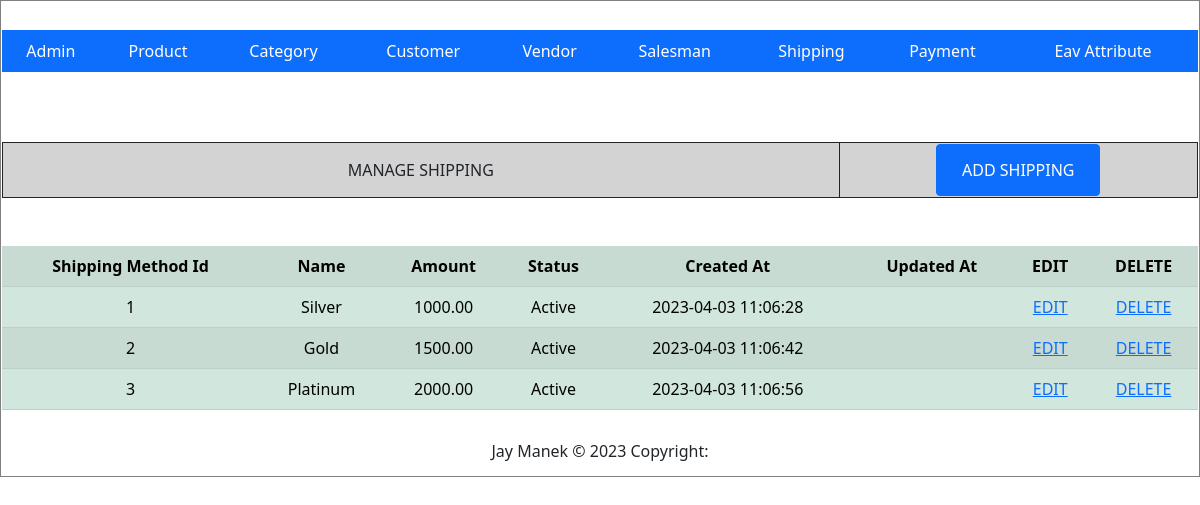
Page /index.php?c=shipping&a=grid on the committed database.
### tables this page shows
CREATE TABLE `shipping_method` (
  `shipping_method_id` int(11) NOT NULL,
  `name` varchar(255) NOT NULL,
  `amount` decimal(10,2) NOT NULL,
  `status` tinyint(4) NOT NULL,
  `created_at` datetime NOT NULL,
  `updated_at` datetime DEFAULT NULL
);

### Block/Core/Template.php (called while the page is built, shortened)
<?php
class Block_Core_Template extends Model_Core_View
{
	protected $children =  [];
	public function getChildren()
	{
		return $this->children;
	}
	public function addChild($key, $value)
	{
		$this->children[$key] = $value;
		return $this;
	}
}
?>

### Model/Core/View.php (called while the page is built, shortened)
<?php
class Model_Core_View
{
	protected $template = null;
	public function setTemplate($template)
	{
		$this->template = $template;
		return $this;
	}
	public function getTemplate()
	{
		return $this->template;
	}
	public function render()
	{
		require 'View' . DS . $this->getTemplate();
	}
	public function getUrl($action = null, $controller = null, $params = [], $resetParam = false)
	{
		return Ccc::getModel('Core_Url')->getUrl($action, $controller, $params, $resetParam);
	}
}
?>

### Controller/Shipping.php (called while the page is built, shortened)
<?php
class Controller_Shipping extends Controller_Core_Action
{
	public function gridAction()
	{
		try {
			$layout = $this->getLayout();
			$layout->addContent('grid', $layout->createBlock('Shipping_Grid'));
			$layout->render();
		} catch (Exception $e) {
		}
	}
}
?>

### Controller/Core/Front.php (called while the page is built, shortened)
<?php
class Controller_Core_Front
{
	public function init()
	{
		$request = Ccc::getModel('Core_Request');
		$controller = new $controllerClassName();
		$actionName = $request->getActionName().'Action';
		$controller->$actionName();
	}
}
?>

### Index.php (called while the page is built, shortened)
<?php
spl_autoload_register(function ($className) {
    $classPath = str_replace('_', '/', $className);
});
class Ccc
{
	public static function init()
	{
		$front = new Controller_Core_Front();
		$front->init();
	}
	public static function getModel($className)
	{
		return new $className();
	}
}
Ccc::init();
?>

### Model/Core/Url.php (called while the page is built, shortened)
<?php
class Model_Core_Url
{
	public function getUrl($action = null, $controller = null, $params = [], $resetParam = false)
	{
		$request = Ccc::getModel('Core_Request');
		$final = $request->getParams();
		if ($resetParam) {
			$final = [];
		}
		if ($controller) {
			$final['c'] = $controller;
		}
		else {
			$final['c'] = $request->getControllerName();
		}
		if ($action) {
			$final['a'] = $action;
		}
		else {
			$final['a'] = $request->getActionName();
		}
		if ($params) {
			$final = array_merge($final, $params);
		}
		$queryString = http_build_query($final);
		$url = $_SERVER['REQUEST_SCHEME'] . "://" . $_SERVER['HTTP_HOST'] . $_SERVER['SCRIPT_NAME'] . "?" . $queryString;
		return $url;
	}
}
?>

### Model/Core/Request.php (called while the page is built, shortened)
<?php
class Model_Core_Request
{
	public function getParams($key=null, $value=null)
	{
		if ($key == null) {
			return $_GET;
		}
		if (array_key_exists($key, $_GET)) {
			return $_GET[$key];
		}
		return $value;
	}
	public function getControllerName()
	{
		return $this->getParams('c', 'product');
	}
}
?>

### Model/Core/Table.php (called while the page is built, shortened)
<?php
class Model_Core_Table
{
	protected $data = [];
	protected $resource = null;
	public function setResourceClass($resourceClass)
	{
		return $this;
	}
	public function setResource($resource)
	{
		$this->resource = $resource;
		return $this;
	}
	public function getResource()
	{
		if ($this->resource) {
			return $this->resource;
		}
		$resource = new $this->resourceClass();
		return $resource;
	}
	public function setCollectionClass($collectionClass)
	{
		return $this;
	}
	public function setCollection($collection)
	{
		return $this;
	}
	public function getCollection()
	{
		$collection = new $this->collectionClass();
		return $collection;
	}
	public function __get($key)
	{
		if (array_key_exists($key, $this->data)) {
			return $this->data[$key];
		}
		return null;
	}
	public function setData($data)
	{
		$this->data = array_merge($this->data, $data);
		return $this;
	}
	public function fetchAll($query)
	{
		$result = $this->getResource()->fetchAll($query);
		$collection = $this->getCollection()->setData($result);
		return $collection;
	}
}
?>

### Block/Shipping/Grid.php (called while the page is built, shortened)
<?php
class Block_Shipping_Grid extends Block_Core_Template
{
	public function getShippings()
	{
		$query = "SELECT * FROM `shipping_method`";
		$shippings =  Ccc::getModel('Shipping')->fetchAll($query);
		return $shippings->getData();
	}
}
?>

### Model/Core/Adapter.php (called while the page is built, shortened)
<?php
class Model_Core_Adapter
{
	public $config = [
		'host' => 'localhost',
		'username' => 'root',
		'password' => '',
		'dbname' => 'newmvc-jaymanek'
	];
	public function connect(){
		$connect = mysqli_connect(
			$this->config['host'],
			$this->config['username'],
			$this->config['password'],
			$this->config['dbname']
		);
		return $connect;
	}
	public function fetchAll($query){
		$connect = $this->connect();
		$result = mysqli_query($connect, $query);
		if ($result->num_rows > 0) {
			return $result->fetch_all(MYSQLI_ASSOC);
		}
		return false;
	}
}
?>

### Model/Core/Table/Resource.php (called while the page is built, shortened)
<?php
class Model_Core_Table_Resource
{
	public function getAdapter()
	{
		$adapter = Ccc::getModel('Core_Adapter');
		return $adapter;
	}
	public function fetchAll($query)
	{
		return $this->getAdapter()->fetchAll($query);
	}
}
?>

### Model/Core/Table/Collection.php (called while the page is built, shortened)
<?php
class Model_Core_Table_Collection
{
	protected $data = [];
	public function setData($data)
	{
		$this->data = array_merge($this->data, $data);
		return $this;
	}
	public function getData()
	{
		return $this->data;
	}
}
?>

### Model/Shipping.php (called while the page is built, shortened)
<?php
class Model_Shipping extends Model_Core_Table
{
	public function getStatusOptions()
	{
		return [
			self::STATUS_ACTIVE => self::STATUS_ACTIVE_LBL,
			self::STATUS_INACTIVE => self::STATUS_INACTIVE_LBL
		];
	}
	public function getStatusText()
	{
		$statues = $this->getStatusOptions();
		if (array_key_exists($this->status, $statues)) {
			return $statues[$this->status];
		}
		return $statues[self::STATUS_DEFAULT];
	}
}
?>

### View/shipping/grid.phtml (the view)
<?php
$shippings = $this->getShippings();
?>
	<table class="manage-table" border="1px">
		<tr align="center">
			<td width="70%">MANAGE SHIPPING</td>
			<td><button class="btn btn-primary" type="submit"><a class="btn btn-primary" href="<?php echo $this->getUrl('add') ?>">ADD SHIPPING</a></button></td>
		</tr>
	</table>
	<br/>
	<br/>
	<table class="table table-success table-striped">
		<?php if (!$shippings): ?>
		<tr>
			<td colspan="8" align="center"><b>No data found.</b></td>
		</tr>
		<?php else: ?>
		<tr align="center">
			<th>Shipping Method Id</th>
			<th>Name</th>
			<th>Amount</th>
			<th>Status</th>
			<th>Created At</th>
			<th>Updated At</th>
			<th>EDIT</th>
			<th>DELETE</th>
		</tr>
		<?php foreach ($shippings as $shipping) : ?>
		<tr align="center">
			<td><?php echo $shipping->shipping_method_id; ?></td>
			<td><?php echo $shipping->name; ?></td>
			<td><?php echo $shipping->amount; ?></td>
			<td><?php echo $shipping->getStatusText(); ?></td>
			<td><?php echo $shipping->created_at; ?></td>
			<td><?php echo $shipping->updated_at; ?></td>
			<td><a href="<?php echo $this->getUrl('edit', null, ['id'=> $shipping->shipping_method_id], true);?>">EDIT</a></td>
			<td><a href="<?php echo $this->getUrl('delete', null , ['id'=> $shipping->shipping_method_id], true);?>">DELETE</a></td>
		</tr>
		<?php endforeach; ?>
		<?php endif; ?>
	</table>
</body>
</html>

### View/html/content.phtml
<?php
$children = $this->getChildren();
foreach ($children as $child) {
	$child->render();
}
?>

### View/skin/style.css (style rules this page uses)
.manage-table { border: 1px solid; width: 100%; align:center; background-color: lightgray; }
.manage-table tr { align: center; }
.manage-table td { border: 1px solid; }

### rows in the picture
shipping_method: shipping_method_id "1", name "Silver", amount "1000.00", status "Active", created_at "2023-04-03 11:06:28"
shipping_method: shipping_method_id "2", name "Gold", amount "1500.00", status "Active", created_at "2023-04-03 11:06:42"
shipping_method: shipping_method_id "3", name "Platinum", amount "2000.00", status "Active", created_at "2023-04-03 11:06:56"
